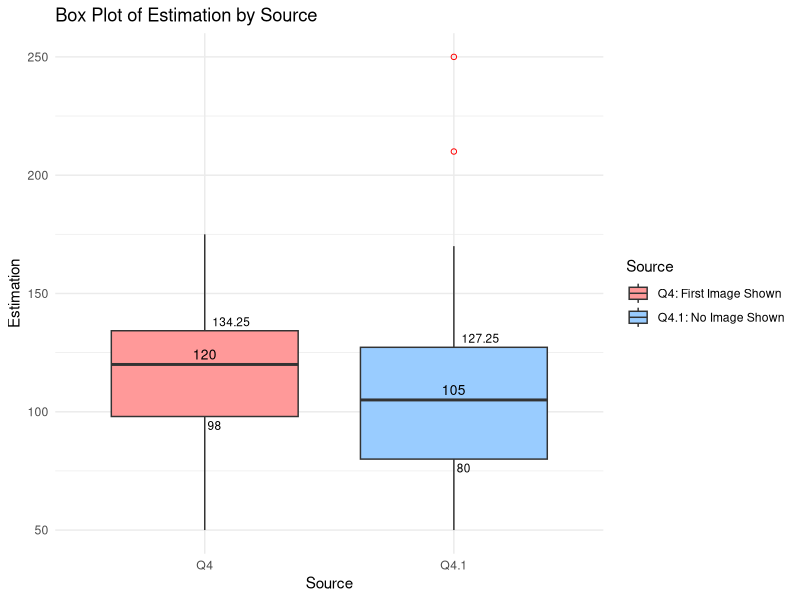
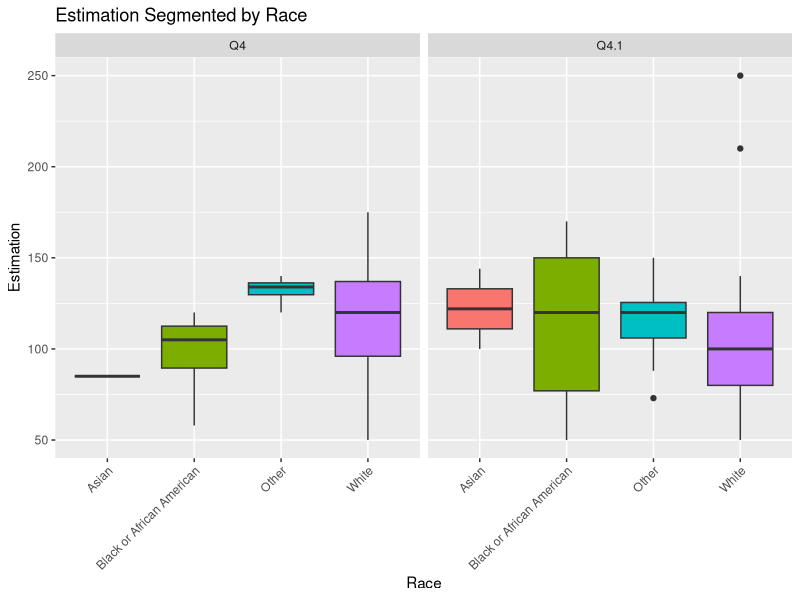
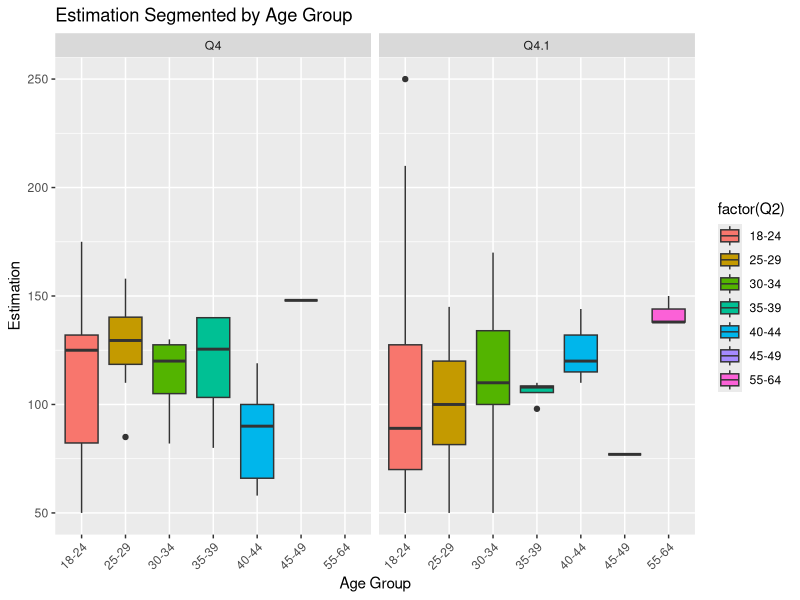
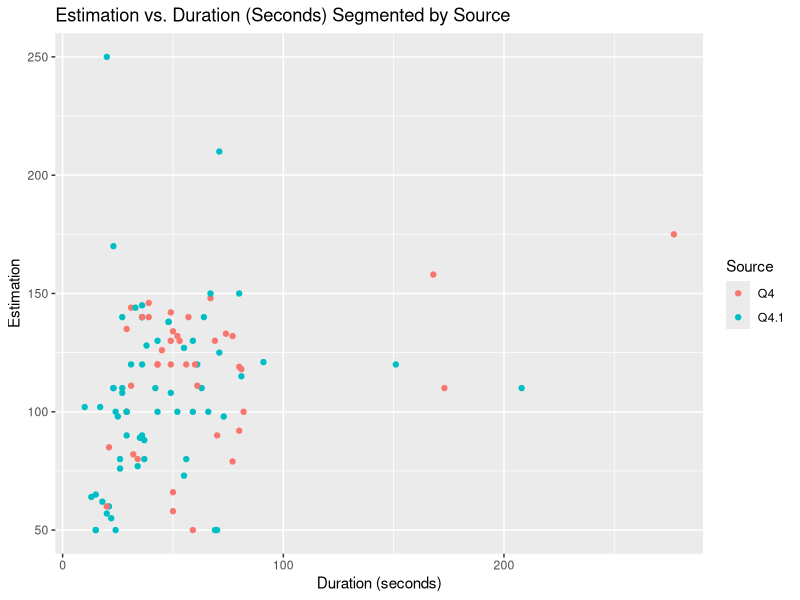
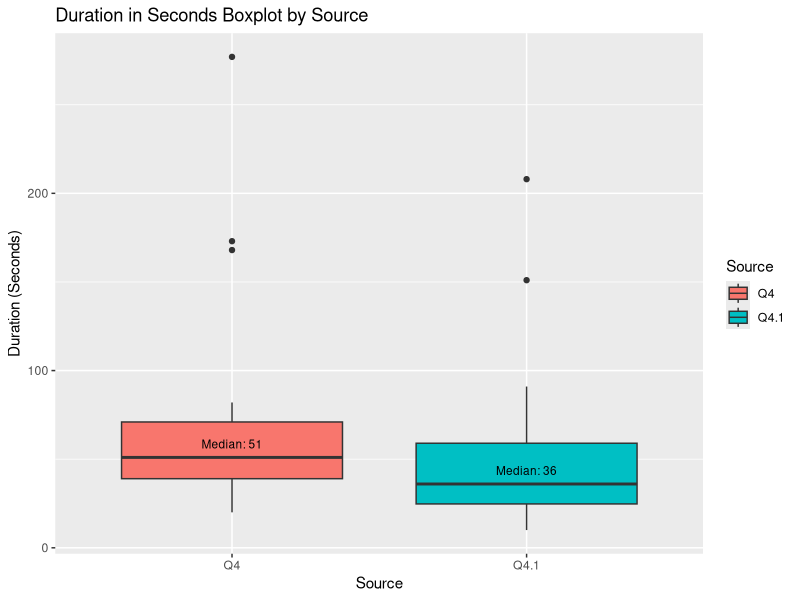

Write R code to recreate these figures, in order.
## ---- chunk 1
#| label: load-packages
library(tidyverse)
library(dplyr)
library(ggplot2)
library(tidytext)
library(jsonlite)
## ---- chunk 2
#| label: import-data

study_data_cleaned <- read.csv("data/study_data_cleaned.csv")
demographic_data_cleaned <- read.csv("data/demographic_prolific_data_cleaned.csv")

## ---- chunk 3

# Merge the datasets based on the common column "custom_id_prolific"
merged_data <- merge(study_data_cleaned, demographic_data_cleaned, by = "Custom_id_prolific", all.x = TRUE)

# all.x = TRUE will keep all rows from study_data_cleaned even if there is no match in demographic_data_cleaned
# If you want to keep all rows from demographic_data_cleaned, use all.y = TRUE instead.

# View the merged dataset
head(merged_data)

## ---- chunk 4

all_data <- read.csv("data/merged_data.csv")

## ---- chunk 5
#create 2 datasets based on each question

q4_data <- all_data[!is.na(all_data$Q4) & is.na(all_data$Q4.1), ]

# Subset rows where Q4.1 has values and Q4 is NA
q4.1_data <- all_data[is.na(all_data$Q4) & !is.na(all_data$Q4.1), ]


# For Q4_data
q4_data <- mutate(q4_data, difference = Q4 - 119)

# For Q4.1_data
q4.1_data <- mutate(q4.1_data, difference = Q4.1 - 119)


## ---- chunk 6
#Generating statistics 

# For Q4_data
mean_estimation_Q4_data <- mean(q4_data$Q4, na.rm = TRUE)
cat("Mean of estimation column for Q4_data:", mean_estimation_Q4_data, "\n")

mean_difference_Q4_data <- mean(q4_data$difference, na.rm = TRUE)
cat("Mean of difference column for Q4_data:", mean_difference_Q4_data, "\n")

# For Q4.1_data

mean_estimation_Q4.1_data <- mean(q4.1_data$Q4.1, na.rm = TRUE)
cat("Mean of estimation column for Q4_data:", mean_estimation_Q4.1_data, "\n")

mean_difference_Q4.1_data <- mean(q4.1_data$difference, na.rm = TRUE)
cat("Mean of difference column for Q4.1_data:", mean_difference_Q4.1_data, "\n")


# Calculate the sum for Q4_data
sum_Q4_data <- sum(q4_data$Q4, na.rm = TRUE)
cat("Sum of values for Q4 column in Q4_data:", sum_Q4_data, "\n")

# Calculate the sum for Q4.1_data
sum_Q4.1_data <- sum(q4.1_data$Q4.1, na.rm = TRUE)
cat("Sum of values for Q4.1 column in Q4.1_data:", sum_Q4.1_data, "\n")


## ---- chunk 7
library(dplyr)

# Assuming your dataset is named merged_data

merged_data <- merged_data %>%
  filter(!is.na(Custom_id_prolific))

estimation_data <- merged_data %>%
  mutate(
    Estimation = coalesce(Q4, Q4.1),  # coalesce will pick the first non-NA value
    Source = case_when(
      !is.na(Q4) ~ "Q4",   # If Q4 is not NA, then Source is 'Q4'
      !is.na(Q4.1) ~ "Q4.1" # If Q4.1 is not NA, then Source is 'Q4.1'
    )
  )

# View the first few rows of the modified dataframe
head(estimation_data)


# Assuming your dataset is already in your environment and named merged_data
mean_estimations <- estimation_data %>%
  group_by(Source) %>%
  summarise(
    Mean_Estimation = mean(Estimation, na.rm = TRUE)  # Calculating mean and removing any NAs
  )

# View the results
print(mean_estimations)

## ---- chunk 8
# Base plot
p <- ggplot(estimation_data, aes(x = Source, y = Estimation, fill = Source)) +
  geom_boxplot(outlier.colour = "red", outlier.shape = 1) + # Color and shape for outliers
  labs(title = "Box Plot of Estimation by Source",
       x = "Source",
       y = "Estimation") +
  theme_minimal() +
  scale_fill_manual(labels = c("Q4: First Image Shown", "Q4.1: No Image Shown"), 
                    values = c("#FF9999", "#99CCFF"))  # Light red and light blue

# Add median labels
p <- p + stat_summary(fun = median, geom = "text", aes(label = round(after_stat(y), 2)),
                      position = position_dodge(width = 0.75), vjust = -0.5,
                      color = "black", size = 3.5)

# Add quartile labels using `geom_text` directly with a new calculation
# Calculate quartiles and other stats to annotate manually
boxplot_stats <- estimation_data %>%
  group_by(Source) %>%
  summarise(
    lower = quantile(Estimation, probs = 0.25, na.rm = TRUE),
    upper = quantile(Estimation, probs = 0.75, na.rm = TRUE)
  ) %>%
  tidyr::pivot_longer(-Source, names_to = "Quartile", values_to = "Value")

# Add quartile labels
p <- p + geom_text(data = boxplot_stats, aes(x = Source, y = Value, label = round(Value, 2)),
                   position = position_dodge(width = 0.75), 
                   vjust = ifelse(boxplot_stats$Quartile == "lower", 1.5, -0.5), # Move lower quartile up
                   hjust = -0.2, size = 3, check_overlap = TRUE)

# Print the plot with labels
print(p)


## ---- chunk 9
#create a better cleaned dataset for analysis 

analysis_data <- estimation_data |> 
  select(Custom_id_prolific, Q2, Duration..in.seconds., Q3, Q3_5_TEXT, Age, Sex, Estimation, Source)

## ---- chunk 10

with_picture_data <- filter(analysis_data, Source == "Q4") 
without_picture_data <- filter(analysis_data, Source == "Q4.1") 

mean_picture <- mean(with_picture_data$Estimation)
mean_without_picture <- mean(without_picture_data$Estimation)

cat("Mean estimate for the group shown the anchor (12 marbles):", mean_picture, "\n")
cat("Mean estimate for the group not shown the anchor:", mean_without_picture, "\n")

# Perform a t-test to compare the means of the two groups
t_test_result <- t.test(with_picture_data$Estimation, without_picture_data$Estimation)

# Print the t-test result
print(t_test_result)



## ---- chunk 11

# Create a box plot with the legend removed
ggplot(analysis_data, aes(x = Q3, y = Estimation, fill = Q3)) +
  geom_boxplot() +
  labs(x = "Race", y = "Estimation") +
  ggtitle("Estimation Segmented by Race") +
  facet_wrap(~ Source) +
  theme(axis.text.x = element_text(angle = 45, hjust = 1)) +
  guides(fill = FALSE)


## ---- chunk 12
# Assuming your dataset is named analysis_data

# Define a lookup table for race
race_labels <- c("1" = "Asian", "2" = "Black or African American", "3" = "Other", "4" = "White")  # Adjust the labels as per your dataset


# Load necessary libraries
library(ggplot2)
library(tibble)

# Create the box plot
boxplot <- ggplot(analysis_data, aes(x = Q3, y = Estimation, fill = Q3)) +
  geom_boxplot() +
  labs(x = "Race", y = "Estimation") +
  ggtitle("Estimation Segmented by Race") +
  facet_wrap(~ Source) +
  theme(axis.text.x = element_text(angle = 45, hjust = 1))

# Extract the data used to create the plot
plot_data <- ggplot_build(boxplot)$data

# Filter the data for the boxplots
boxplot_data <- plot_data[[1]]

# Organize the data into a table
boxplot_table <- as_tibble(boxplot_data)
boxplot_table <- boxplot_table[, c("group", "x", "lower", "middle", "upper", "ymax", "ymin")]

# Rename the columns for clarity
colnames(boxplot_table) <- c("Source", "Race", "Lower Whisker", "Lower Hinge", "Median", "Upper Hinge", "Upper Whisker")


# Replace numeric race values with corresponding text labels
boxplot_table$Race <- race_labels[as.character(boxplot_table$Race)]

# Print the table
print(boxplot_table)


## ---- chunk 13
# Assuming your dataset is named analysis_data

# Load necessary libraries
library(ggplot2)

# Create the box plot faceted by the "Source" column for the column "Q2" (age groups)
boxplot_age <- ggplot(analysis_data, aes(x = factor(Q2), y = Estimation, fill = factor(Q2))) +
  geom_boxplot() +
  labs(x = "Age Group", y = "Estimation") +
  ggtitle("Estimation Segmented by Age Group") +
  facet_wrap(~ Source) +
  theme(axis.text.x = element_text(angle = 45, hjust = 1))

# Print the box plot
print(boxplot_age)

## ---- chunk 14
scatterplot <- ggplot(analysis_data, aes(x = Duration..in.seconds., y = Estimation, color = Source)) +
  geom_point() +
  labs(x = "Duration (seconds)", y = "Estimation") +
  ggtitle("Estimation vs. Duration (Seconds) Segmented by Source")

# Print the scatter plot
print(scatterplot)
## ---- chunk 15
# Assuming your dataset is named analysis_data

# Load necessary libraries
library(ggplot2)

# Create a boxplot comparing duration in seconds for each source
boxplot_source_duration <- ggplot(analysis_data, aes(x = Source, y = Duration..in.seconds., fill = Source)) +
  geom_boxplot() +
  stat_summary(fun = median, geom = "text", aes(label = paste("Median:", round(..y.., 2))), vjust = -1, size = 3, color = "black") +
  labs(x = "Source", y = "Duration (Seconds)", fill = "Source") +
  ggtitle("Duration in Seconds Boxplot by Source")

# Print the boxplot
print(boxplot_source_duration)
